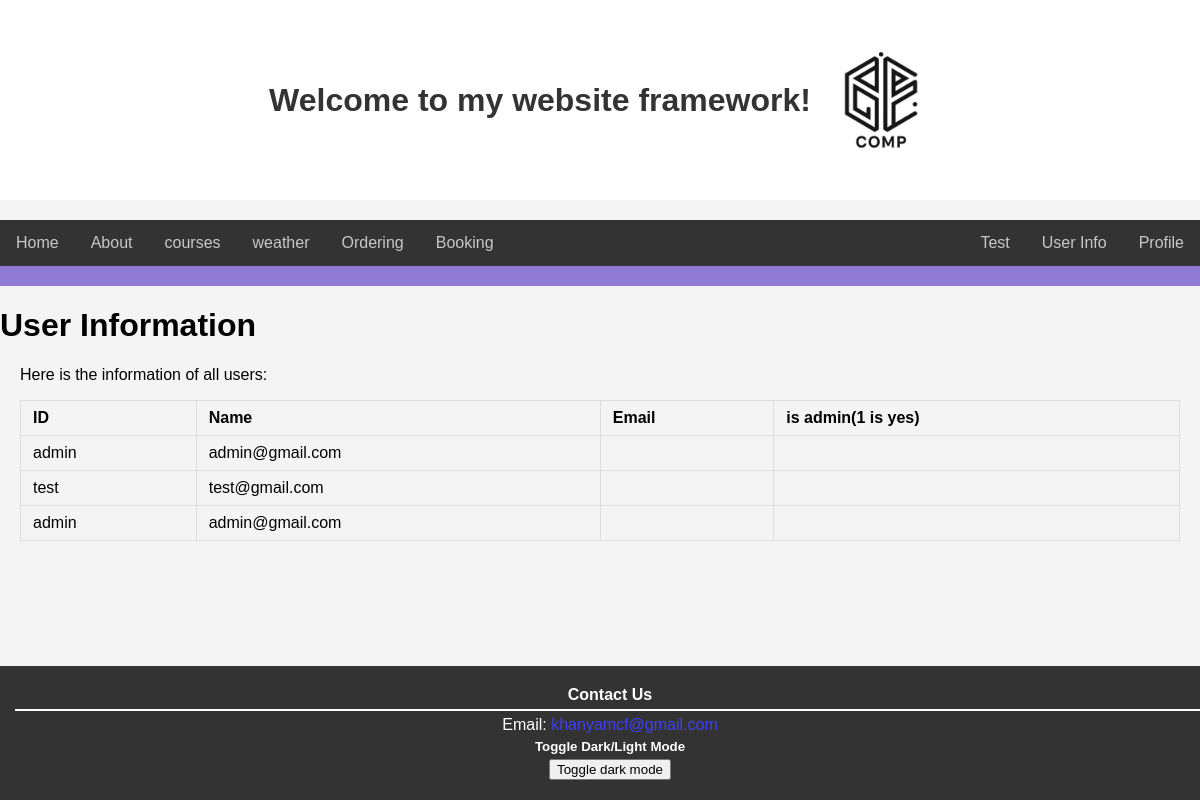
The page /usersinfo (signed in) on the database as committed earlier.
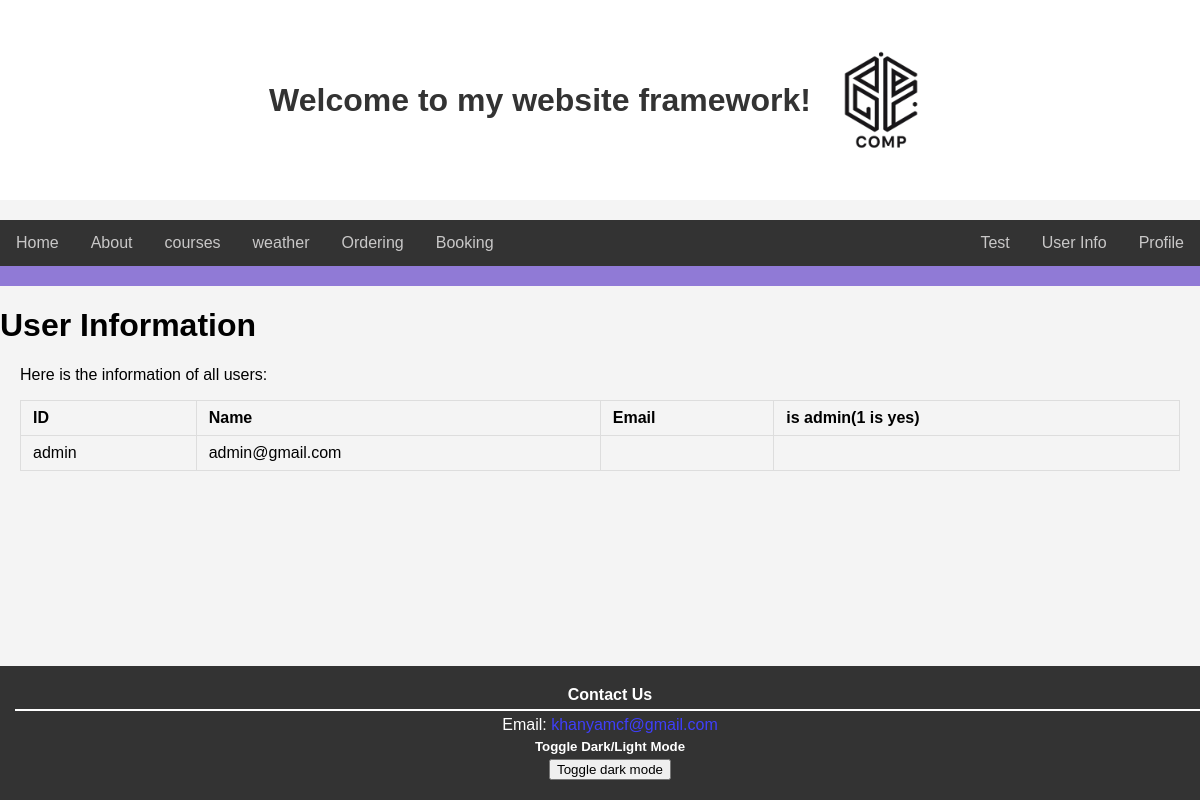
The same page on the database as committed later.
### tables this page shows
CREATE TABLE users (id INTEGER PRIMARY KEY, username TEXT NOT NULL, email TEXT NOT NULL, password TEXT NOT NULL, admin BOOLEAN NOT NULL DEFAULT FALSE);

### main.py (the view)
@app.route("/usersinfo")
def users_info():
    if "username" not in session or not session.get("admin"):
        return redirect(url_for("login"))
    try:
        connection = sqlite3.connect("users.db")
        cursor = connection.cursor()
        cursor.execute("SELECT username, email FROM users")
        users = cursor.fetchall()
        return render_template("users_info.html", users=users)
    except sqlite3.Error as e:
        return f"Database error: {str(e)}", 500
    finally:
        if connection:
            connection.close()

### main.py (called while the page is built)
@app.context_processor
def inject_user():
    return {
        "authenticated": "username" in session,
        "admin": session.get("admin", False),
    }

@app.context_processor
def inject_theme():
    theme = session.get("theme", "light")
    return dict(theme=theme)

### Templates/users_info.html (shortened to what this page needs)
<!DOCTYPE html>
<html lang="en">
{% extends "index.html" %}
{% block content %}
<body>
    <h1>User Information</h1>
    <div class="user_info">
        <p>Here is the information of all users:</p>
        <table>
            <thead>
                <tr>
                    <th>ID</th>
                    <th>Name</th>
                    <th>Email</th>
                    <th>is admin(1 is yes)</th>
                </tr>
            </thead>
            <tbody>
                {% for user in users %}
                <tr>
                    <td>{{ user[0] }}</td>
                    <td>{{ user[1] }}</td>
                    <td>{{ user[2] }}</td>
                    <td>{{ user[3] }}</td>
                </tr>
                {% endfor %}
            </tbody>
        </table>
    </div>
</body>
</html>
{% endblock %}

### Templates/index.html (shortened to what this page needs)
<!DOCTYPE html>
<html lang="en">
  <head>
    <link rel="stylesheet" href="/static/main.css" />
  </head>
  <body>
    <div class="welcome">
      <div style="display: flex; align-items: center; justify-content: center">
        <h1>Welcome to my website framework!</h1>
        <img
          id="logo"
          src="/static/original Logo.png"
          alt="comp website Logo"
          style="margin-left: 20px; width: 100px; height: auto"
        />
      </div>
    </div>
    <nav class="nav">
      <a href="/" style="color: #c9c8c8">Home</a>
      <a href="/about" style="color: #c9c8c8">About</a>
      <a href="/courses" style="color: #c9c8c8">courses</a>
      <a href="/health_page" style="color: #c9c8c8">weather</a>
      {% if authenticated %}
      <a href="/Orderingpage" style="color: #c9c8c8">Ordering</a>
      <a href="/BookingPage" style="color: #c9c8c8">Booking</a>
      <a href="/profile" style="color: #c9c8c8; float: right">Profile</a>
      {% if admin %}
      <a href="/userinfo" style="color: #c9c8c8; float: right">User Info</a>
      <a href="/test" style="color: #c9c8c8; float: right">Test</a>
      {% endif %} {% else %}
      <a href="/Sign-Up" style="color: #c9c8c8; float: right">Sign Up</a>
      <a href="/login" style="color: #c9c8c8; float: right">Login</a>
      {% endif %}
    </nav>
    <div class="navbar"></div>
    {% block content %}{% endblock %}
    <div class="footer">
      <footer>
        <section id="themes" style="padding: 5px">
          <h4 style="margin: 5px 0">Contact Us</h4>
          <hr style="margin: 5px 0" />
          <p style="margin: 5px 0">
            Email:
            <a href="mailto:khanyamcf@gmail.com" style="color: #3f3ffa"
              >khanyamcf@gmail.com</a
            >
          </p>
          <h5 style="margin: 5px 0">Toggle Dark/Light Mode</h5>
          <button
            calss="toggle style"
            onclick="toggleDarkMode()"
            style="margin-bottom: 5px"
          >
            Toggle dark mode
          </button>
        </section>
      </footer>
    </div>
  </body>
</html>

### static/main.css (style rules this page uses)
body { background-color: #f4f4f4; font-family: Arial, sans-serif; margin: 0; padding: 0; }
.footer { background-color: #333333; bottom: 0; color: #ffffff; left: 0; padding: 10px; position: fixed; text-align: center; width: 100%; }
.footer a { color: #C9C8C8; text-decoration: none; }
.footer h4 { margin: 10px 0; }
.footer hr { border: 1px solid #ffffff; }
.nav { background-color: #333333; overflow: hidden; }
.nav a { color: #C9C8C8; display: block; float: left; padding: 14px 16px; text-align: center; text-decoration: none; }
.navbar { align-items: center; background-color: #907ad6; display: flex; justify-content: space-between; padding: 10px; }
.welcome { background-color: #ffffff; margin-bottom: 20px; padding: 50px; text-align: center; }
.welcome h1 { color: #333333; }

### Templates/users_info.html (style rules this page uses)
table { width: 100%; border-collapse: collapse; border-left: 100px; }
th, td { padding: 8px 12px; border: 1px solid #ddd; text-align: left; }
th { background-color: #f4f4f4; }
.user_info { margin: 20px; }

Rows that differ between the two databases and show on the page:
removed users: username "test", email "test@gmail.com"
removed users: username "admin", email "admin@gmail.com"
